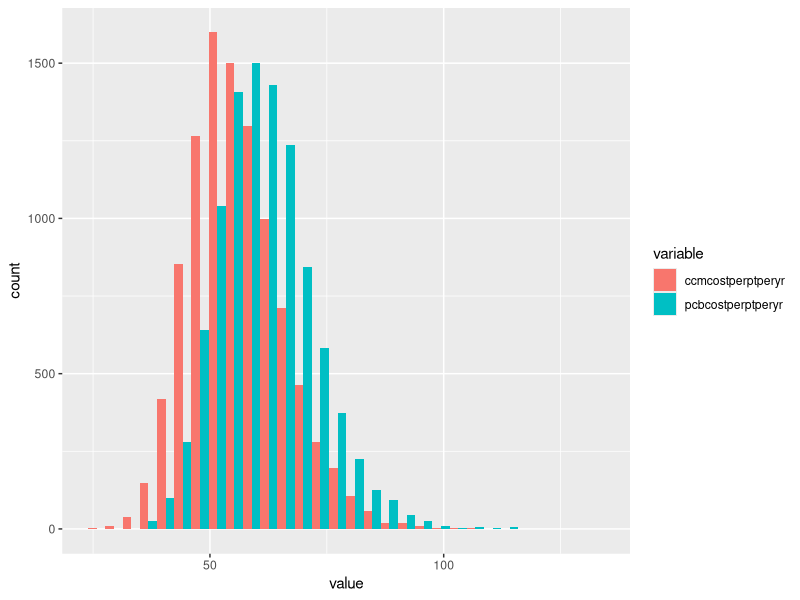

Source code (R):
n = 10000
patients=rnorm(n, mean  = 2000, sd = (2000-1500)/1.96)
nursecaremanager = rnorm(n, mean = 100000, sd = (100000-75000)/1.96)
psychiatrist = rnorm(n, mean = 10000, sd = (10000-7500)/1.96)
inclinicpsychsw = rnorm(n, mean = 120000, sd = (120000-100000)/1.96)
spacecosts = rnorm(n, mean = 1200, sd = (12000-1000)/1.96)

ccmcosts = nursecaremanager + psychiatrist
pcbcosts = inclinicpsychsw + spacecosts

ccmcostperptperyr = ccmcosts/patients
pcbcostperptperyr = pcbcosts/patients

quantile(ccmcostperptperyr,c(.025,.975))
quantile(pcbcostperptperyr,c(.025,.975))

require(ggplot2)
require(reshape2)

set.seed(1)
df <- data.frame(ccmcostperptperyr,pcbcostperptperyr)

ggplot(melt(df), aes(value, fill = variable)) + geom_histogram(position = "dodge")
